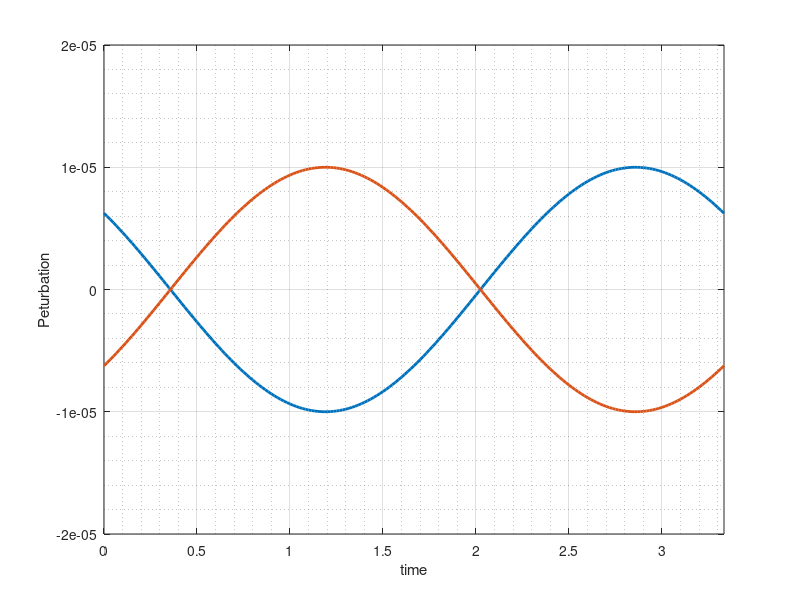

The MATLAB script that drew this image:
clc
clf
clear all
format long
xMax    = 10;
epsilon = 10^-5;
omega   = 0.6*pi;
M       = 0.4;
iMax    = 201;
for i = 1 : iMax
    time(i)     = (i - 1)/60;
    rho(i)      = epsilon*cos(omega*(xMax/(1 + M) + time(i)));
    u(i)        = -epsilon*cos(omega*(xMax/(1 + M) + time(i)));
    p(i)        = epsilon*cos(omega*(xMax/(1 + M) + time(i)));
end

figure(1)
    plot(time, rho,'LineWidth', 2.0)
    hold on
    plot(time,u,'LineWidth', 2.0)
    hold on
    xlabel('time')
    ylabel('Peturbation')
    xlim([0 time(end)])
    ylim([-2e-5 2e-5 ])
    grid on
    grid minor